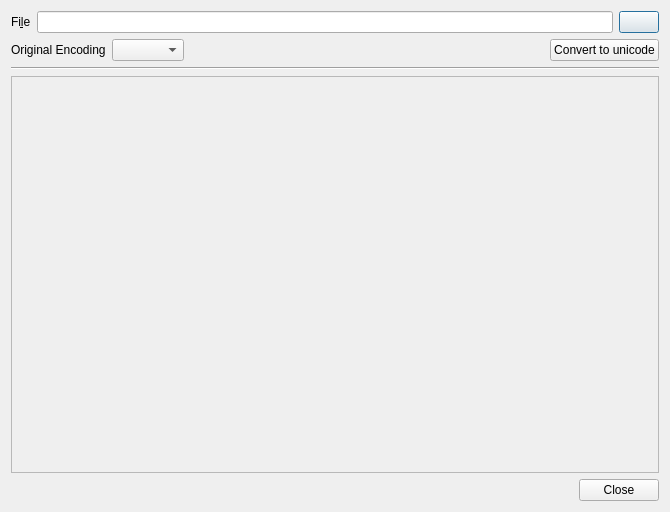
<?xml version="1.0" encoding="UTF-8"?>
<ui version="4.0">
 <class>UnicodeDialog</class>
 <widget class="QDialog" name="UnicodeDialog">
  <property name="geometry">
   <rect>
    <x>0</x>
    <y>0</y>
    <width>670</width>
    <height>512</height>
   </rect>
  </property>
  <property name="windowTitle">
   <string>Convert to unicode</string>
  </property>
  <layout class="QVBoxLayout" name="verticalLayout">
   <item>
    <layout class="QHBoxLayout" name="horizontalLayout_4">
     <item>
      <widget class="QLabel" name="label">
       <property name="sizePolicy">
        <sizepolicy hsizetype="Minimum" vsizetype="Minimum">
         <horstretch>0</horstretch>
         <verstretch>0</verstretch>
        </sizepolicy>
       </property>
       <property name="text">
        <string>Fi&amp;le</string>
       </property>
       <property name="buddy">
        <cstring>lineEdit</cstring>
       </property>
      </widget>
     </item>
     <item>
      <widget class="QLineEdit" name="lineEdit">
       <property name="sizePolicy">
        <sizepolicy hsizetype="Expanding" vsizetype="Fixed">
         <horstretch>0</horstretch>
         <verstretch>0</verstretch>
        </sizepolicy>
       </property>
      </widget>
     </item>
     <item>
      <widget class="QPushButton" name="pushButton">
       <property name="sizePolicy">
        <sizepolicy hsizetype="Minimum" vsizetype="Minimum">
         <horstretch>0</horstretch>
         <verstretch>0</verstretch>
        </sizepolicy>
       </property>
       <property name="text">
        <string/>
       </property>
       <property name="icon">
        <iconset theme="document-open"/>
       </property>
       <property name="iconSize">
        <size>
         <width>16</width>
         <height>16</height>
        </size>
       </property>
      </widget>
     </item>
    </layout>
   </item>
   <item>
    <layout class="QHBoxLayout" name="horizontalLayout_3">
     <item>
      <widget class="QLabel" name="labelEncoding">
       <property name="text">
        <string>Original Encoding</string>
       </property>
      </widget>
     </item>
     <item>
      <widget class="QComboBox" name="comboBoxEncoding"/>
     </item>
     <item>
      <spacer name="horizontalSpacer_2">
       <property name="orientation">
        <enum>Qt::Horizontal</enum>
       </property>
       <property name="sizeHint" stdset="0">
        <size>
         <width>478</width>
         <height>20</height>
        </size>
       </property>
      </spacer>
     </item>
     <item>
      <widget class="QPushButton" name="pushButtonConvert">
       <property name="text">
        <string>Convert to unicode</string>
       </property>
      </widget>
     </item>
    </layout>
   </item>
   <item>
    <widget class="Line" name="line">
     <property name="orientation">
      <enum>Qt::Horizontal</enum>
     </property>
    </widget>
   </item>
   <item>
    <widget class="QFrame" name="frameEditor">
     <property name="sizePolicy">
      <sizepolicy hsizetype="Expanding" vsizetype="Expanding">
       <horstretch>0</horstretch>
       <verstretch>0</verstretch>
      </sizepolicy>
     </property>
     <property name="frameShape">
      <enum>QFrame::StyledPanel</enum>
     </property>
     <property name="frameShadow">
      <enum>QFrame::Raised</enum>
     </property>
    </widget>
   </item>
   <item>
    <layout class="QHBoxLayout" name="horizontalLayout_2">
     <item>
      <spacer name="horizontalSpacer">
       <property name="orientation">
        <enum>Qt::Horizontal</enum>
       </property>
       <property name="sizeHint" stdset="0">
        <size>
         <width>278</width>
         <height>20</height>
        </size>
       </property>
      </spacer>
     </item>
     <item>
      <widget class="QPushButton" name="closeButton">
       <property name="text">
        <string>Close</string>
       </property>
       <property name="icon">
        <iconset theme="dialog-close"/>
       </property>
       <property name="autoDefault">
        <bool>true</bool>
       </property>
      </widget>
     </item>
    </layout>
   </item>
  </layout>
  <zorder>frameEditor</zorder>
  <zorder>line</zorder>
 </widget>
 <tabstops>
  <tabstop>pushButton</tabstop>
  <tabstop>lineEdit</tabstop>
  <tabstop>comboBoxEncoding</tabstop>
  <tabstop>closeButton</tabstop>
 </tabstops>
 <resources/>
 <connections>
  <connection>
   <sender>closeButton</sender>
   <signal>clicked()</signal>
   <receiver>UnicodeDialog</receiver>
   <slot>accept()</slot>
   <hints>
    <hint type="sourcelabel">
     <x>334</x>
     <y>433</y>
    </hint>
    <hint type="destinationlabel">
     <x>199</x>
     <y>230</y>
    </hint>
   </hints>
  </connection>
 </connections>
</ui>
